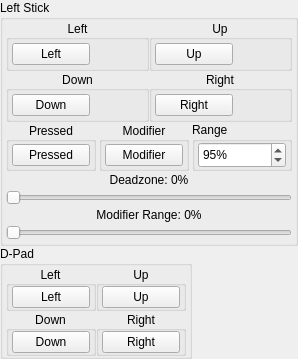
         <widget class="QWidget" name="bottomLeft" native="true">
          <layout class="QVBoxLayout" name="bottomLeftLayout" stretch="0,0,0">
           <property name="spacing">
            <number>0</number>
           </property>
           <property name="sizeConstraint">
            <enum>QLayout::SizeConstraint::SetDefaultConstraint</enum>
           </property>
           <property name="leftMargin">
            <number>0</number>
           </property>
           <property name="topMargin">
            <number>0</number>
           </property>
           <property name="rightMargin">
            <number>0</number>
           </property>
           <property name="bottomMargin">
            <number>0</number>
           </property>
           <item>
            <widget class="QGroupBox" name="LStick">
             <property name="sizePolicy">
              <sizepolicy hsizetype="Fixed" vsizetype="Fixed">
               <horstretch>0</horstretch>
               <verstretch>0</verstretch>
              </sizepolicy>
             </property>
             <property name="title">
              <string>Left Stick</string>
             </property>
             <property name="alignment">
              <set>Qt::AlignmentFlag::AlignLeading|Qt::AlignmentFlag::AlignLeft|Qt::AlignmentFlag::AlignTop</set>
             </property>
             <layout class="QVBoxLayout" name="verticalLayout_3">
              <property name="spacing">
               <number>0</number>
              </property>
              <property name="sizeConstraint">
               <enum>QLayout::SizeConstraint::SetDefaultConstraint</enum>
              </property>
              <property name="leftMargin">
               <number>3</number>
              </property>
              <property name="topMargin">
               <number>0</number>
              </property>
              <property name="rightMargin">
               <number>3</number>
              </property>
              <property name="bottomMargin">
               <number>0</number>
              </property>
              <item>
               <widget class="QWidget" name="LStickDirectionsWidget" native="true">
                <layout class="QGridLayout" name="gridLayout">
                 <property name="leftMargin">
                  <number>0</number>
                 </property>
                 <property name="topMargin">
                  <number>0</number>
                 </property>
                 <property name="rightMargin">
                  <number>0</number>
                 </property>
                 <property name="bottomMargin">
                  <number>0</number>
                 </property>
                 <property name="spacing">
                  <number>0</number>
                 </property>
                 <item row="1" column="0">
                  <widget class="QGroupBox" name="buttonLStickDownGroup">
                   <property name="title">
                    <string>Down</string>
                   </property>
                   <property name="alignment">
                    <set>Qt::AlignmentFlag::AlignCenter</set>
                   </property>
                   <layout class="QVBoxLayout" name="buttonLStickDownVerticalLayout">
                    <property name="spacing">
                     <number>0</number>
                    </property>
                    <property name="leftMargin">
                     <number>3</number>
                    </property>
                    <property name="topMargin">
                     <number>3</number>
                    </property>
                    <property name="rightMargin">
                     <number>3</number>
                    </property>
                    <property name="bottomMargin">
                     <number>3</number>
                    </property>
                    <item>
                     <widget class="QPushButton" name="buttonLStickDown">
                      <property name="minimumSize">
                       <size>
                        <width>70</width>
                        <height>0</height>
                       </size>
                      </property>
                      <property name="maximumSize">
                       <size>
                        <width>68</width>
                        <height>16777215</height>
                       </size>
                      </property>
                      <property name="styleSheet">
                       <string notr="true">min-width: 76px;</string>
                      </property>
                      <property name="text">
                       <string>Down</string>
                      </property>
                     </widget>
                    </item>
                   </layout>
                  </widget>
                 </item>
                 <item row="1" column="1">
                  <widget class="QGroupBox" name="buttonLStickRightGroup">
                   <property name="title">
                    <string>Right</string>
                   </property>
                   <property name="alignment">
                    <set>Qt::AlignmentFlag::AlignCenter</set>
                   </property>
                   <layout class="QVBoxLayout" name="buttonLStickRightVerticalLayout">
                    <property name="spacing">
                     <number>0</number>
                    </property>
                    <property name="leftMargin">
                     <number>3</number>
                    </property>
                    <property name="topMargin">
                     <number>3</number>
                    </property>
                    <property name="rightMargin">
                     <number>3</number>
                    </property>
                    <property name="bottomMargin">
                     <number>3</number>
                    </property>
                    <item>
                     <widget class="QPushButton" name="buttonLStickRight">
                      <property name="minimumSize">
                       <size>
                        <width>70</width>
                        <height>0</height>
                       </size>
                      </property>
                      <property name="maximumSize">
                       <size>
                        <width>68</width>
                        <height>16777215</height>
                       </size>
                      </property>
                      <property name="styleSheet">
                       <string notr="true">min-width: 76px;</string>
                      </property>
                      <property name="text">
                       <string>Right</string>
                      </property>
                     </widget>
                    </item>
                   </layout>
                  </widget>
                 </item>
                 <item row="0" column="0">
                  <widget class="QGroupBox" name="buttonLStickLeftGroup">
                   <property name="title">
                    <string>Left</string>
                   </property>
                   <property name="alignment">
                    <set>Qt::AlignmentFlag::AlignCenter</set>
                   </property>
                   <layout class="QVBoxLayout" name="buttonLStickLeftVerticalLayout">
                    <property name="spacing">
                     <number>0</number>
                    </property>
                    <property name="leftMargin">
                     <number>3</number>
                    </property>
                    <property name="topMargin">
                     <number>3</number>
                    </property>
                    <property name="rightMargin">
                     <number>3</number>
                    </property>
                    <property name="bottomMargin">
                     <number>3</number>
                    </property>
                    <item>
                     <widget class="QPushButton" name="buttonLStickLeft">
                      <property name="minimumSize">
                       <size>
                        <width>70</width>
                        <height>0</height>
                       </size>
                      </property>
                      <property name="maximumSize">
                       <size>
                        <width>68</width>
                        <height>16777215</height>
                       </size>
                      </property>
                      <property name="styleSheet">
                       <string notr="true">min-width: 76px;</string>
                      </property>
                      <property name="text">
                       <string>Left</string>
                      </property>
                     </widget>
                    </item>
                   </layout>
                  </widget>
                 </item>
                 <item row="0" column="1">
                  <widget class="QGroupBox" name="buttonLStickUpGroup">
                   <property name="title">
                    <string>Up</string>
                   </property>
                   <property name="alignment">
                    <set>Qt::AlignmentFlag::AlignCenter</set>
                   </property>
                   <property name="flat">
                    <bool>false</bool>
                   </property>
                   <layout class="QVBoxLayout" name="buttonLStickUpVerticalLayout">
                    <property name="spacing">
                     <number>0</number>
                    </property>
                    <property name="leftMargin">
                     <number>3</number>
                    </property>
                    <property name="topMargin">
                     <number>3</number>
                    </property>
                    <property name="rightMargin">
                     <number>3</number>
                    </property>
                    <property name="bottomMargin">
                     <number>3</number>
                    </property>
                    <item>
                     <widget class="QPushButton" name="buttonLStickUp">
                      <property name="minimumSize">
                       <size>
                        <width>70</width>
                        <height>0</height>
                       </size>
                      </property>
                      <property name="maximumSize">
                       <size>
                        <width>68</width>
                        <height>16777215</height>
                       </size>
                      </property>
                      <property name="styleSheet">
                       <string notr="true">min-width: 76px;</string>
                      </property>
                      <property name="text">
                       <string>Up</string>
                      </property>
                     </widget>
                    </item>
                   </layout>
                  </widget>
                 </item>
                </layout>
               </widget>
              </item>
              <item>
               <layout class="QHBoxLayout" name="buttonLStickPressedModifierHorizontalLayout">
                <property name="spacing">
                 <number>3</number>
                </property>
                <item alignment="Qt::AlignmentFlag::AlignHCenter">
                 <widget class="QGroupBox" name="buttonLStickPressedGroup">
                  <property name="title">
                   <string>Pressed</string>
                  </property>
                  <property name="alignment">
                   <set>Qt::AlignmentFlag::AlignCenter</set>
                  </property>
                  <layout class="QVBoxLayout" name="buttonLStickPressedVerticalLayout" stretch="0">
                   <property name="spacing">
                    <number>0</number>
                   </property>
                   <property name="leftMargin">
                    <number>3</number>
                   </property>
                   <property name="topMargin">
                    <number>0</number>
                   </property>
                   <property name="rightMargin">
                    <number>3</number>
                   </property>
                   <property name="bottomMargin">
                    <number>0</number>
                   </property>
                   <item>
                    <widget class="QPushButton" name="buttonLStick">
                     <property name="minimumSize">
                      <size>
                       <width>70</width>
                       <height>0</height>
                      </size>
                     </property>
                     <property name="maximumSize">
                      <size>
                       <width>68</width>
                       <height>16777215</height>
                      </size>
                     </property>
                     <property name="styleSheet">
                      <string notr="true">min-width: 76px;</string>
                     </property>
                     <property name="text">
                      <string>Pressed</string>
                     </property>
                    </widget>
                   </item>
                  </layout>
                 </widget>
                </item>
                <item alignment="Qt::AlignmentFlag::AlignHCenter">
                 <widget class="QGroupBox" name="buttonLStickModGroup">
                  <property name="title">
                   <string>Modifier</string>
                  </property>
                  <property name="alignment">
                   <set>Qt::AlignmentFlag::AlignCenter</set>
                  </property>
                  <layout class="QVBoxLayout" name="buttonLStickModVerticalLayout">
                   <property name="spacing">
                    <number>0</number>
                   </property>
                   <property name="leftMargin">
                    <number>3</number>
                   </property>
                   <property name="topMargin">
                    <number>0</number>
                   </property>
                   <property name="rightMargin">
                    <number>3</number>
                   </property>
                   <property name="bottomMargin">
                    <number>0</number>
                   </property>
                   <item>
                    <widget class="QPushButton" name="buttonLStickMod">
                     <property name="minimumSize">
                      <size>
                       <width>70</width>
                       <height>0</height>
                      </size>
                     </property>
                     <property name="maximumSize">
                      <size>
                       <width>68</width>
                       <height>16777215</height>
                      </size>
                     </property>
                     <property name="styleSheet">
                      <string notr="true">min-width: 76px;</string>
                     </property>
                     <property name="text">
                      <string>Modifier</string>
                     </property>
                    </widget>
                   </item>
                  </layout>
                 </widget>
                </item>
                <item>
                 <widget class="QGroupBox" name="buttonLStickRangeGroup">
                  <property name="title">
                   <string>Range</string>
                  </property>
                  <layout class="QHBoxLayout" name="buttonLStickRangeGroupHorizontalLayout">
                   <property name="spacing">
                    <number>0</number>
                   </property>
                   <property name="leftMargin">
                    <number>3</number>
                   </property>
                   <property name="topMargin">
                    <number>0</number>
                   </property>
                   <property name="rightMargin">
                    <number>3</number>
                   </property>
                   <property name="bottomMargin">
                    <number>0</number>
                   </property>
                   <item>
                    <widget class="QSpinBox" name="spinboxLStickRange">
                     <property name="minimumSize">
                      <size>
                       <width>88</width>
                       <height>26</height>
                      </size>
                     </property>
                     <property name="maximumSize">
                      <size>
                       <width>120</width>
                       <height>16777215</height>
                      </size>
                     </property>
                     <property name="suffix">
                      <string>%</string>
                     </property>
                     <property name="minimum">
                      <number>25</number>
                     </property>
                     <property name="maximum">
                      <number>150</number>
                     </property>
                     <property name="value">
                      <number>95</number>
                     </property>
                    </widget>
                   </item>
                  </layout>
                 </widget>
                </item>
               </layout>
              </item>
              <item>
               <layout class="QVBoxLayout" name="sliderLStickDeadzoneModifierRangeVerticalLayout">
                <property name="spacing">
                 <number>3</number>
                </property>
                <property name="sizeConstraint">
                 <enum>QLayout::SizeConstraint::SetDefaultConstraint</enum>
                </property>
                <property name="leftMargin">
                 <number>0</number>
                </property>
                <property name="topMargin">
                 <number>2</number>
                </property>
                <property name="rightMargin">
                 <number>0</number>
                </property>
                <property name="bottomMargin">
                 <number>3</number>
                </property>
                <item>
                 <layout class="QHBoxLayout" name="sliderLStickDeadzoneHorizontalLayout">
                  <item>
                   <widget class="QLabel" name="labelLStickDeadzone">
                    <property name="text">
                     <string>Deadzone: 0%</string>
                    </property>
                    <property name="alignment">
                     <set>Qt::AlignmentFlag::AlignHCenter</set>
                    </property>
                   </widget>
                  </item>
                 </layout>
                </item>
                <item>
                 <widget class="QSlider" name="sliderLStickDeadzone">
                  <property name="maximum">
                   <number>100</number>
                  </property>
                  <property name="orientation">
                   <enum>Qt::Orientation::Horizontal</enum>
                  </property>
                 </widget>
                </item>
                <item>
                 <layout class="QHBoxLayout" name="sliderLStickModifierRangeHorizontalLayout">
                  <item>
                   <widget class="QLabel" name="labelLStickModifierRange">
                    <property name="text">
                     <string>Modifier Range: 0%</string>
                    </property>
                    <property name="alignment">
                     <set>Qt::AlignmentFlag::AlignHCenter</set>
                    </property>
                   </widget>
                  </item>
                 </layout>
                </item>
                <item>
                 <widget class="QSlider" name="sliderLStickModifierRange">
                  <property name="maximum">
                   <number>100</number>
                  </property>
                  <property name="orientation">
                   <enum>Qt::Orientation::Horizontal</enum>
                  </property>
                 </widget>
                </item>
               </layout>
              </item>
             </layout>
            </widget>
           </item>
           <item>
            <widget class="QGroupBox" name="Dpad">
             <property name="sizePolicy">
              <sizepolicy hsizetype="Fixed" vsizetype="Fixed">
               <horstretch>0</horstretch>
               <verstretch>0</verstretch>
              </sizepolicy>
             </property>
             <property name="title">
              <string>D-Pad</string>
             </property>
             <property name="flat">
              <bool>false</bool>
             </property>
             <property name="checkable">
              <bool>false</bool>
             </property>
             <layout class="QVBoxLayout" name="verticalLayout_5">
              <property name="spacing">
               <number>0</number>
              </property>
              <property name="leftMargin">
               <number>3</number>
              </property>
              <property name="topMargin">
               <number>0</number>
              </property>
              <property name="rightMargin">
               <number>3</number>
              </property>
              <property name="bottomMargin">
               <number>0</number>
              </property>
              <item>
               <widget class="QWidget" name="dpadDirectionsWidget" native="true">
                <layout class="QGridLayout" name="gridLayout_2">
                 <property name="leftMargin">
                  <number>0</number>
                 </property>
                 <property name="topMargin">
                  <number>0</number>
                 </property>
                 <property name="rightMargin">
                  <number>0</number>
                 </property>
                 <property name="bottomMargin">
                  <number>0</number>
                 </property>
                 <property name="spacing">
                  <number>0</number>
                 </property>
                 <item row="1" column="0">
                  <widget class="QGroupBox" name="buttonDpadDownGroup">
                   <property name="title">
                    <string>Down</string>
                   </property>
                   <property name="alignment">
                    <set>Qt::AlignmentFlag::AlignCenter</set>
                   </property>
                   <layout class="QVBoxLayout" name="buttonDpadDownVerticalLayout">
                    <property name="spacing">
                     <number>0</number>
                    </property>
                    <property name="leftMargin">
                     <number>3</number>
                    </property>
                    <property name="topMargin">
                     <number>0</number>
                    </property>
                    <property name="rightMargin">
                     <number>3</number>
                    </property>
                    <property name="bottomMargin">
                     <number>0</number>
                    </property>
                    <item>
                     <widget class="QPushButton" name="buttonDpadDown">
                      <property name="minimumSize">
                       <size>
                        <width>70</width>
                        <height>0</height>
                       </size>
                      </property>
                      <property name="maximumSize">
                       <size>
                        <width>68</width>
                        <height>16777215</height>
                       </size>
                      </property>
                      <property name="styleSheet">
                       <string notr="true">min-width: 76px;</string>
                      </property>
                      <property name="text">
                       <string>Down</string>
                      </property>
                     </widget>
                    </item>
                   </layout>
                  </widget>
                 </item>
                 <item row="0" column="0">
                  <widget class="QGroupBox" name="buttonDpadLeftGroup">
                   <property name="title">
                    <string>Left</string>
                   </property>
                   <property name="alignment">
                    <set>Qt::AlignmentFlag::AlignCenter</set>
                   </property>
                   <layout class="QVBoxLayout" name="buttonDpadLeftVerticalLayout">
                    <property name="spacing">
                     <number>0</number>
                    </property>
                    <property name="leftMargin">
                     <number>3</number>
                    </property>
                    <property name="topMargin">
                     <number>0</number>
                    </property>
                    <property name="rightMargin">
                     <number>3</number>
                    </property>
                    <property name="bottomMargin">
                     <number>0</number>
                    </property>
                    <item>
                     <widget class="QPushButton" name="buttonDpadLeft">
                      <property name="minimumSize">
                       <size>
                        <width>70</width>
                        <height>0</height>
                       </size>
                      </property>
                      <property name="maximumSize">
                       <size>
                        <width>68</width>
                        <height>16777215</height>
                       </size>
                      </property>
                      <property name="styleSheet">
                       <string notr="true">min-width: 76px;</string>
                      </property>
                      <property name="text">
                       <string>Left</string>
                      </property>
                     </widget>
                    </item>
                   </layout>
                  </widget>
                 </item>
                 <item row="1" column="1">
                  <widget class="QGroupBox" name="buttonDpadRightGroup">
                   <property name="title">
                    <string>Right</string>
                   </property>
                   <property name="alignment">
                    <set>Qt::AlignmentFlag::AlignCenter</set>
                   </property>
                   <layout class="QVBoxLayout" name="buttonDpadRightVerticalLayout">
                    <property name="spacing">
                     <number>0</number>
                    </property>
                    <property name="leftMargin">
                     <number>3</number>
                    </property>
                    <property name="topMargin">
                     <number>0</number>
                    </property>
                    <property name="rightMargin">
                     <number>3</number>
                    </property>
                    <property name="bottomMargin">
                     <number>0</number>
                    </property>
                    <item>
                     <widget class="QPushButton" name="buttonDpadRight">
                      <property name="minimumSize">
                       <size>
                        <width>70</width>
                        <height>0</height>
                       </size>
                      </property>
                      <property name="maximumSize">
                       <size>
                        <width>68</width>
                        <height>16777215</height>
                       </size>
                      </property>
                      <property name="styleSheet">
                       <string notr="true">min-width: 76px;</string>
                      </property>
                      <property name="text">
                       <string>Right</string>
                      </property>
                     </widget>
                    </item>
                   </layout>
                  </widget>
                 </item>
                 <item row="0" column="1">
                  <widget class="QGroupBox" name="buttonDpadUpGroup">
                   <property name="title">
                    <string>Up</string>
                   </property>
                   <property name="alignment">
                    <set>Qt::AlignmentFlag::AlignCenter</set>
                   </property>
                   <layout class="QVBoxLayout" name="buttonDpadUpVerticalLayout">
                    <property name="spacing">
                     <number>0</number>
                    </property>
                    <property name="leftMargin">
                     <number>3</number>
                    </property>
                    <property name="topMargin">
                     <number>0</number>
                    </property>
                    <property name="rightMargin">
                     <number>3</number>
                    </property>
                    <property name="bottomMargin">
                     <number>0</number>
                    </property>
                    <item>
                     <widget class="QPushButton" name="buttonDpadUp">
                      <property name="minimumSize">
                       <size>
                        <width>70</width>
                        <height>0</height>
                       </size>
                      </property>
                      <property name="maximumSize">
                       <size>
                        <width>68</width>
                        <height>16777215</height>
                       </size>
                      </property>
                      <property name="styleSheet">
                       <string notr="true">min-width: 76px;</string>
                      </property>
                      <property name="text">
                       <string>Up</string>
                      </property>
                     </widget>
                    </item>
                   </layout>
                  </widget>
                 </item>
                </layout>
               </widget>
              </item>
             </layout>
            </widget>
           </item>
           <item>
            <spacer name="verticalSpacerBottomLeft_2">
             <property name="orientation">
              <enum>Qt::Orientation::Vertical</enum>
             </property>
             <property name="sizeHint" stdset="0">
              <size>
               <width>20</width>
               <height>0</height>
              </size>
             </property>
            </spacer>
           </item>
          </layout>
         </widget>
